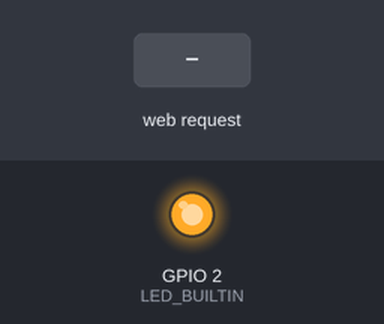
Simulated run of this program. Board: ESP8266 (Wemos D1 mini). Shown: output pins drawn as LEDs (lit = HIGH, except the on-board LED, lit = LOW). Inputs (shaded band) come from the test bench. Storage starts empty; what the program prints to the serial monitor is not drawn.

Above: at 1.2 s.
1.3 s: HTTP request GET /on received
At 2.0 s:
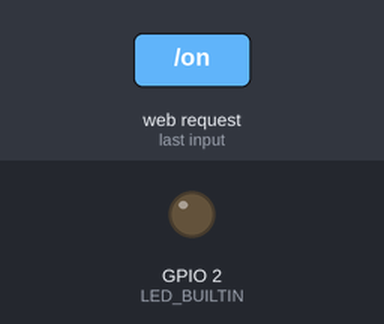
2.8 s: HTTP request GET /off received
At 3.2 s:
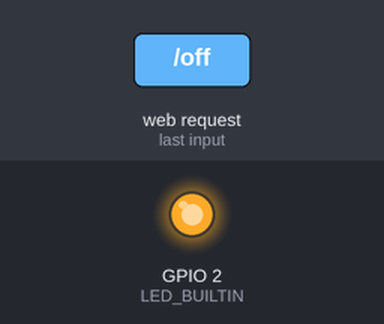
Timing chart, 0 to 5.8 s (numbered marks = the images above; inputs shaded):
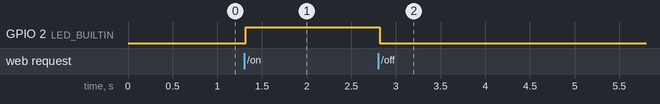

Measured:
- after the input at 1.3 s, GPIO 2 (LED_BUILTIN): LOW → HIGH at once
- after the input at 2.8 s, GPIO 2 (LED_BUILTIN): HIGH → LOW at once

The program:

main.cpp
```cpp
#include <Arduino.h>
#include <ESP8266WiFi.h>
#include <FS.h>
#include <ESPAsyncWebServer.h>
#include <ESPAsyncTCP.h>

AsyncWebServer webserver(80);

String processor(const String &var)
{
  if (var == "TIME")
  {
    return String(millis());
  }

  if (var == "LED"){
    if(digitalRead(LED_BUILTIN)){
      return "AN";
    } else {
      return "OFF";
    }
  }

  return var;
}

void setup()
{
  pinMode(LED_BUILTIN, OUTPUT);
  Serial.begin(115200);

  if (SPIFFS.begin())
  {
    Serial.println("SPIFFS mount OK");
  };

  WiFi.softAP("sneu", NULL);

  IPAddress IP = WiFi.softAPIP();
  Serial.print("AP IP address: ");
  Serial.println(IP);

  webserver.on("/", HTTP_GET, [](AsyncWebServerRequest *request)
               { request->send(SPIFFS, "/index.html", "text/html", false, processor); });

  webserver.serveStatic("/", SPIFFS, "/");

  webserver.on("/on", HTTP_GET, [](AsyncWebServerRequest *request)
               {
      digitalWrite(LED_BUILTIN, HIGH);
      request->send(SPIFFS, "/index.html", "text/html", false, processor); });

  webserver.on("/off", HTTP_GET, [](AsyncWebServerRequest *request)
               {
      digitalWrite(LED_BUILTIN, LOW);
      request->send(SPIFFS, "/index.html", "text/html", false, processor); });
  webserver.begin();
}

void loop()
{
}
```
